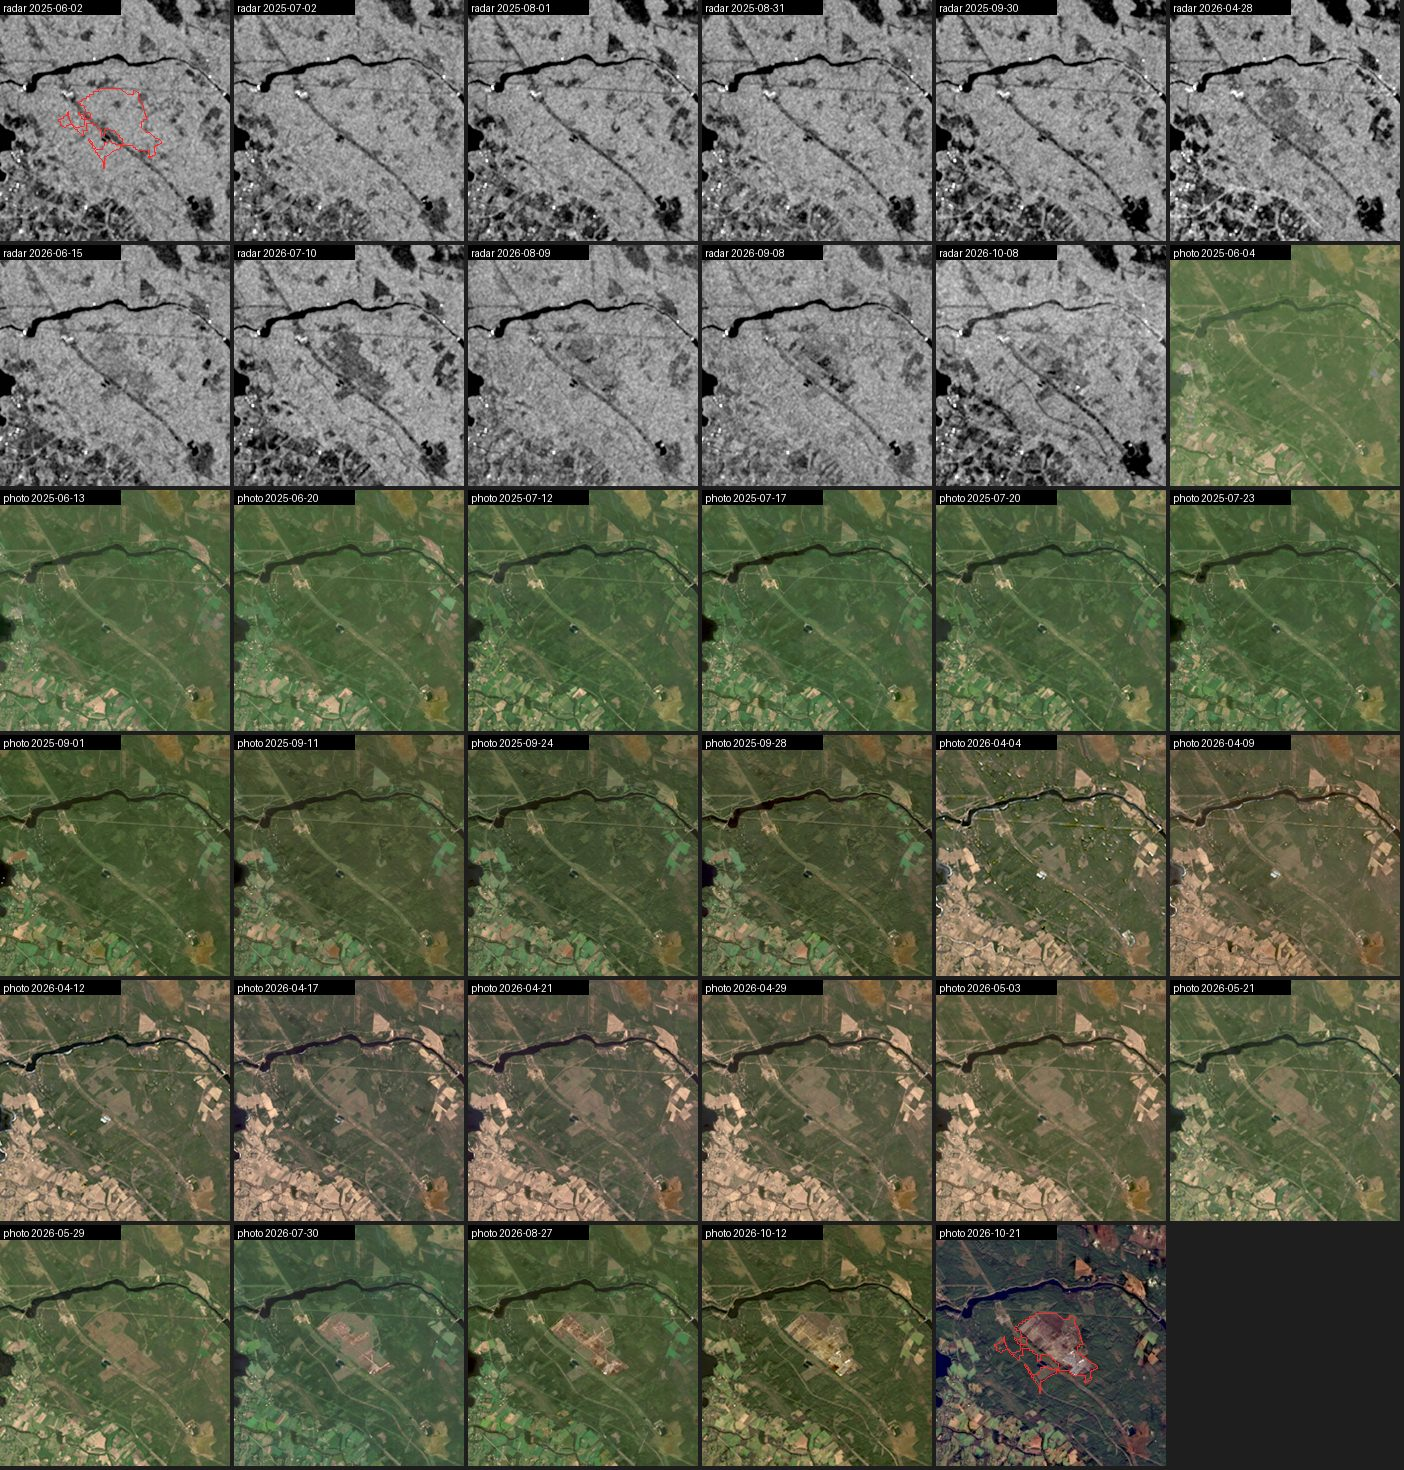

The Python source for this figure:
"""Contact sheet of the Muhos picture frames: every 5th radar frame and all photos, dated, clearing outline on one.

    python explore/muhos/frames_contact.py   ->  explore/muhos/frames_contact.jpg
    python explore/muhos/frames_contact.py --radar 4   ->  explore/muhos/frames_contact_v2.jpg (radar only, every 4th,
                                                           outline on the last frame)
"""
import json
import sys
from pathlib import Path

from PIL import Image, ImageDraw

ROOT = Path(__file__).resolve().parents[2]
SITE = ROOT / "app" / "data" / "muhos"
THUMB = 230
COLS = 6


def outline_pixels(coords, size):
    (west, north), (east, _), _, (_, south) = coords
    w, h = size
    ring = json.loads((ROOT / "explore" / "muhos" / "clearing_scope.geojson").read_text(encoding="utf-8"))
    geom = ring["features"][0]["geometry"] if ring.get("type") == "FeatureCollection" else ring["geometry"]
    polys = [geom["coordinates"]] if geom["type"] == "Polygon" else geom["coordinates"]
    return [[((x - west) / (east - west) * w, (north - y) / (north - south) * h) for x, y, *_ in poly[0]]
            for poly in polys]


def main():
    doc = json.loads((SITE / "frames.json").read_text(encoding="utf-8"))
    sets = {s["id"]: s["frames"] for s in doc["sets"]}
    radar_step = int(sys.argv[2]) if sys.argv[1:2] == ["--radar"] else 0
    if radar_step:
        radar = sets["radar"][::radar_step]
        radar = radar if radar[-1] is sets["radar"][-1] else radar + sets["radar"][-1:]
        tiles = [("radar", f) for f in radar]
    else:
        tiles = [("radar", f) for f in sets["radar"][::5]] + [("photo", f) for f in sets["photo"]]
    first = not radar_step
    images = []
    for kind, f in tiles:
        im = Image.open(SITE / f["url"]).convert("RGB")
        im = im.resize((THUMB, round(THUMB * im.height / im.width)))
        d = ImageDraw.Draw(im)
        if first or (radar_step and f is tiles[-1][1]) or (kind == "photo" and f is sets["photo"][-1]):
            for poly in outline_pixels(doc["coordinates"], im.size):
                d.line(poly, fill=(40, 200, 255) if radar_step else (255, 40, 40), width=1)
            first = False
        d.rectangle((0, 0, 120, 14), fill=(0, 0, 0))
        d.text((3, 2), f"{kind} {f['date']}", fill=(255, 255, 255))
        images.append(im)
    th = images[0].height
    rows = -(-len(images) // COLS)
    sheet = Image.new("RGB", (COLS * (THUMB + 4), rows * (th + 4)), (30, 30, 30))
    for i, im in enumerate(images):
        sheet.paste(im, ((i % COLS) * (THUMB + 4), (i // COLS) * (th + 4)))
    out = ROOT / "explore" / "muhos" / ("frames_contact_v2.jpg" if radar_step else "frames_contact.jpg")
    sheet.save(out, quality=82)
    print(out, sheet.size, len(images))


if __name__ == "__main__":
    main()
